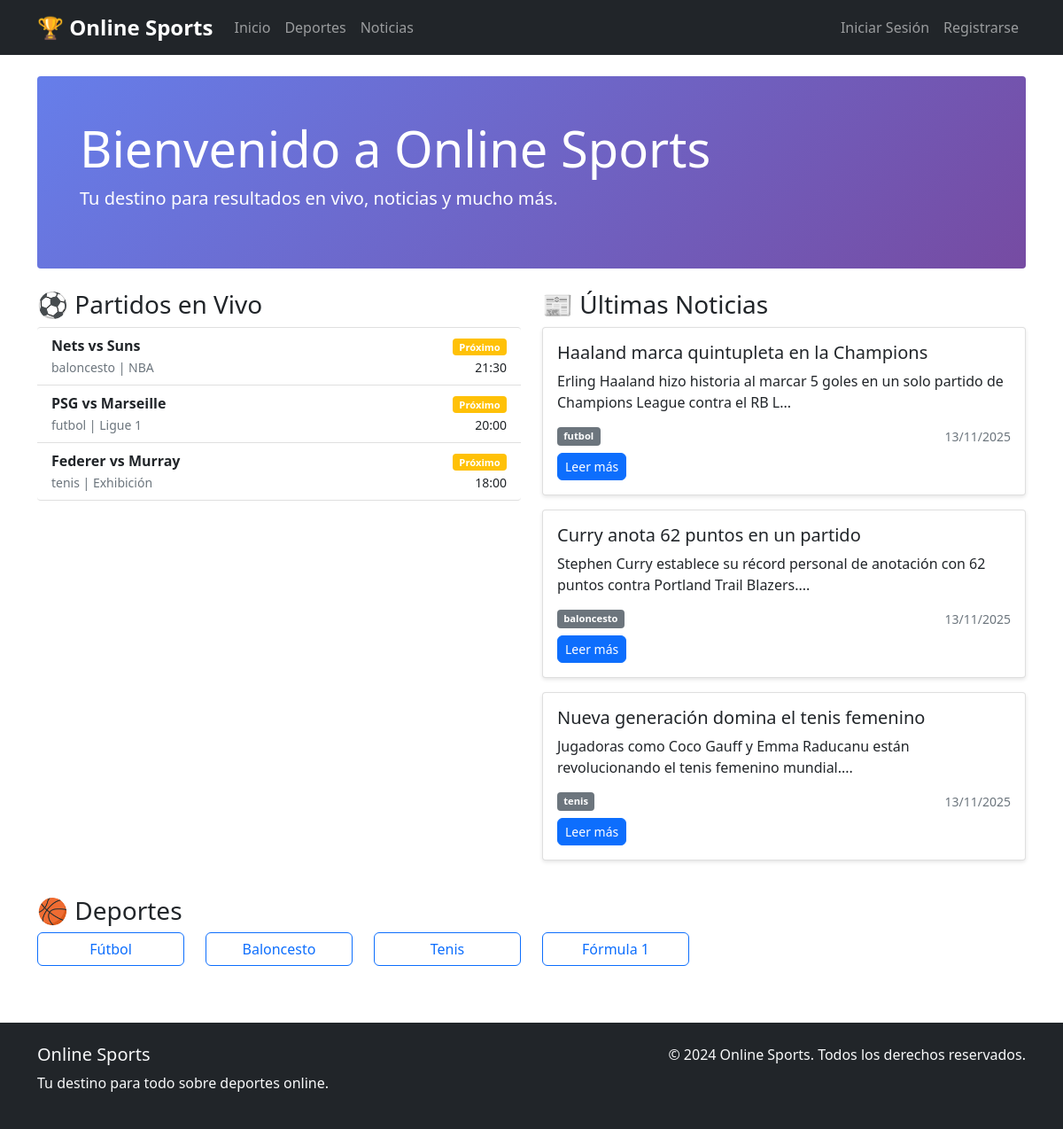
The page / on the database its author committed.
### app.py (models this page shows)
class Partido(db.Model):
    id = db.Column(db.Integer, primary_key=True)
    equipo_local = db.Column(db.String(100), nullable=False)
    equipo_visitante = db.Column(db.String(100), nullable=False)
    deporte = db.Column(db.String(50), nullable=False)
    liga = db.Column(db.String(100))
    fecha_hora = db.Column(db.DateTime, nullable=False)
    resultado_local = db.Column(db.Integer)
    resultado_visitante = db.Column(db.Integer)
    estado = db.Column(db.String(20))  # 'programado', 'en_vivo', 'finalizado'

class Noticia(db.Model):
    id = db.Column(db.Integer, primary_key=True)
    titulo = db.Column(db.String(200), nullable=False)
    contenido = db.Column(db.Text, nullable=False)
    deporte = db.Column(db.String(50), nullable=False)
    imagen_url = db.Column(db.String(300))
    fecha_publicacion = db.Column(db.DateTime, default=datetime.utcnow)
    autor = db.Column(db.String(100))

### app.py (the view)
@app.route('/')
def index():
    noticias = Noticia.query.order_by(Noticia.fecha_publicacion.desc()).limit(6).all()
    partidos = Partido.query.filter(Partido.estado.in_(['en_vivo', 'programado'])).order_by(Partido.fecha_hora).limit(5).all()
    productos = Producto.query.limit(4).all()
    return render_template('index.html', noticias=noticias, partidos=partidos, productos=productos)

### templates/index.html (shortened to what this page needs)
{% extends "base.html" %}
{% block content %}
<div class="row">
    <div class="col-12 mb-4">
        <div class="hero-section bg-primary text-white p-5 rounded">
            <h1 class="display-4">Bienvenido a Online Sports</h1>
            <p class="lead">Tu destino para resultados en vivo, noticias y mucho más.</p>
        </div>
    </div>
    <div class="col-md-6">
        <h3>⚽ Partidos en Vivo</h3>
        <div class="list-group">
            {% for partido in partidos %}
            <div class="list-group-item">
                <div class="d-flex justify-content-between">
                    <div>
                        <strong>{{ partido.equipo_local }} vs {{ partido.equipo_visitante }}</strong>
                        <br>
                        <small class="text-muted">{{ partido.deporte }} | {{ partido.liga }}</small>
                    </div>
                    <div class="text-end">
                        {% if partido.estado == 'en_vivo' %}
                            <span class="badge bg-danger">EN VIVO</span>
                            <br>
                            <strong>{{ partido.resultado_local }} - {{ partido.resultado_visitante }}</strong>
                        {% else %}
                            <span class="badge bg-warning">Próximo</span>
                            <br>
                            <small>{{ partido.fecha_hora.strftime('%H:%M') }}</small>
                        {% endif %}
                    </div>
                </div>
            </div>
            {% else %}
            <div class="list-group-item">
                No hay partidos en este momento
            </div>
            {% endfor %}
        </div>
    </div>
    <div class="col-md-6">
        <h3>📰 Últimas Noticias</h3>
        {% for noticia in noticias %}
        <div class="card mb-3">
            <div class="card-body">
                <h5 class="card-title">{{ noticia.titulo }}</h5>
                <p class="card-text">{{ noticia.contenido[:100] }}...</p>
                <div class="d-flex justify-content-between">
                    <span class="badge bg-secondary">{{ noticia.deporte }}</span>
                    <small class="text-muted">{{ noticia.fecha_publicacion.strftime('%d/%m/%Y') }}</small>
                </div>
                <a href="{{ url_for('noticia_detalle', noticia_id=noticia.id) }}" class="btn btn-primary btn-sm mt-2">Leer más</a>
            </div>
        </div>
        {% endfor %}
    </div>
</div>
<div class="row mt-4">
    <div class="col-12">
        <h3>🏀 Deportes</h3>
        <div class="row">
            <div class="col-md-2 col-6 mb-3">
                <a href="{{ url_for('deportes') }}?deporte=futbol" class="btn btn-outline-primary w-100">Fútbol</a>
            </div>
            <div class="col-md-2 col-6 mb-3">
                <a href="{{ url_for('deportes') }}?deporte=baloncesto" class="btn btn-outline-primary w-100">Baloncesto</a>
            </div>
            <div class="col-md-2 col-6 mb-3">
                <a href="{{ url_for('deportes') }}?deporte=tenis" class="btn btn-outline-primary w-100">Tenis</a>
            </div>
            <div class="col-md-2 col-6 mb-3">
                <a href="{{ url_for('deportes') }}?deporte=formula1" class="btn btn-outline-primary w-100">Fórmula 1</a>
            </div>
        </div>
    </div>
</div>
{% endblock %}

### templates/base.html (shortened to what this page needs)
<!DOCTYPE html>
<html lang="es">
<head>
    <link href="https://cdn.jsdelivr.net/npm/bootstrap@5.1.3/dist/css/bootstrap.min.css" rel="stylesheet">
    <link rel="stylesheet" href="{{ url_for('static', filename='css/style.css') }}">
</head>
<body>
    <nav class="navbar navbar-expand-lg navbar-dark bg-dark">
        <div class="container">
            <a class="navbar-brand" href="{{ url_for('index') }}">🏆 Online Sports</a>
            <div class="collapse navbar-collapse" id="navbarNav">
                <ul class="navbar-nav me-auto">
                    <li class="nav-item">
                        <a class="nav-link" href="{{ url_for('index') }}">Inicio</a>
                    </li>
                    <li class="nav-item">
                        <a class="nav-link" href="{{ url_for('deportes') }}">Deportes</a>
                    </li>
                    <li class="nav-item">
                        <a class="nav-link" href="{{ url_for('noticias') }}">Noticias</a>
                    </li>
                </ul>
                <ul class="navbar-nav">
                {% if current_user.is_authenticated %}
                    <li class="nav-item">
                        <span class="navbar-text">Hola, {{ current_user.username }}</span>
                    </li>
                    <li class="nav-item">
                        <a class="nav-link" href="{{ url_for('logout') }}">Cerrar Sesión</a>
                    </li>
                {% else %}
                    <li class="nav-item">
                        <a class="nav-link" href="{{ url_for('login') }}">Iniciar Sesión</a>
                    </li>
                    <li class="nav-item">
                        <a class="nav-link" href="{{ url_for('registro') }}">Registrarse</a>
                    </li>
                {% endif %}
                </ul>
            </div>
        </div>
    </nav>
    <div class="container mt-4">
        {% block content %}{% endblock %}
    </div>
    <footer class="bg-dark text-light mt-5 py-4">
        <div class="container">
            <div class="row">
                <div class="col-md-6">
                    <h5>Online Sports</h5>
                    <p>Tu destino para todo sobre deportes online.</p>
                </div>
                <div class="col-md-6 text-end">
                    <p>&copy; 2024 Online Sports. Todos los derechos reservados.</p>
                </div>
            </div>
        </div>
    </footer>
</body>
</html>

### static/css/style.css (style rules this page uses)
.hero-section { background: linear-gradient(135deg, #667eea 0%, #764ba2 100%); border-radius: 10px; }
.card { transition: transform 0.2s; box-shadow: 0 2px 4px rgba(0,0,0,0.1); }
.navbar-brand { font-weight: bold; font-size: 1.5rem; }
.list-group-item { border-left: none; border-right: none; }
.badge { font-size: 0.7rem; }
.btn { border-radius: 6px; }

### rows shown on the page
Partido: equipo_local "Nets", equipo_visitante "Suns", deporte "baloncesto", liga "NBA", fecha_hora "21:30"
Partido: equipo_local "PSG", equipo_visitante "Marseille", deporte "futbol", liga "Ligue 1", fecha_hora "20:00"
Partido: equipo_local "Federer", equipo_visitante "Murray", deporte "tenis", liga "Exhibición", fecha_hora "18:00"
Noticia: titulo "Haaland marca quintupleta en la Champions", contenido "Erling Haaland hizo historia al marcar 5 goles en un solo partido de Champions League contra el RB L", deporte "futbol", fecha_publicacion "13/11/2025"
Noticia: titulo "Curry anota 62 puntos en un partido", contenido "Stephen Curry establece su récord personal de anotación con 62 puntos contra Portland Trail Blazers.", deporte "baloncesto", fecha_publicacion "13/11/2025"
Noticia: titulo "Nueva generación domina el tenis femenino", contenido "Jugadoras como Coco Gauff y Emma Raducanu están revolucionando el tenis femenino mundial.", deporte "tenis", fecha_publicacion "13/11/2025"
